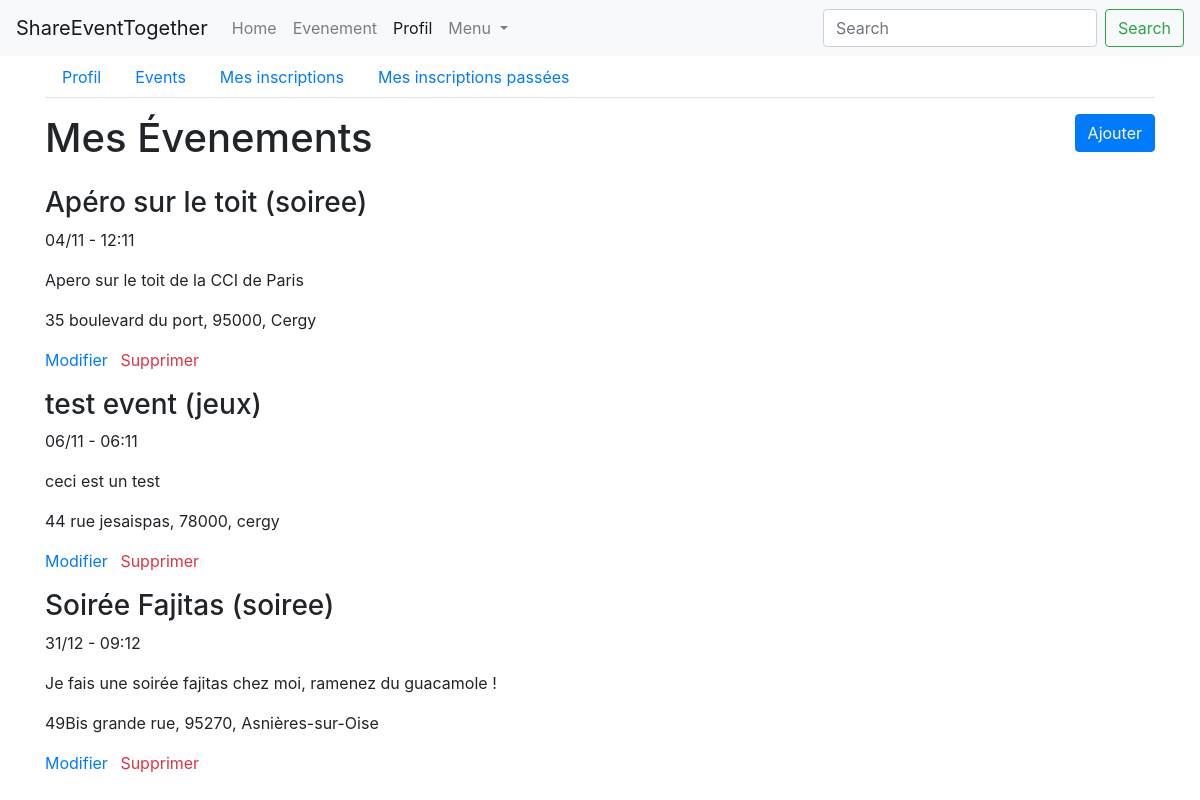
The page /profile/evenements (signed in) on the database as committed earlier.
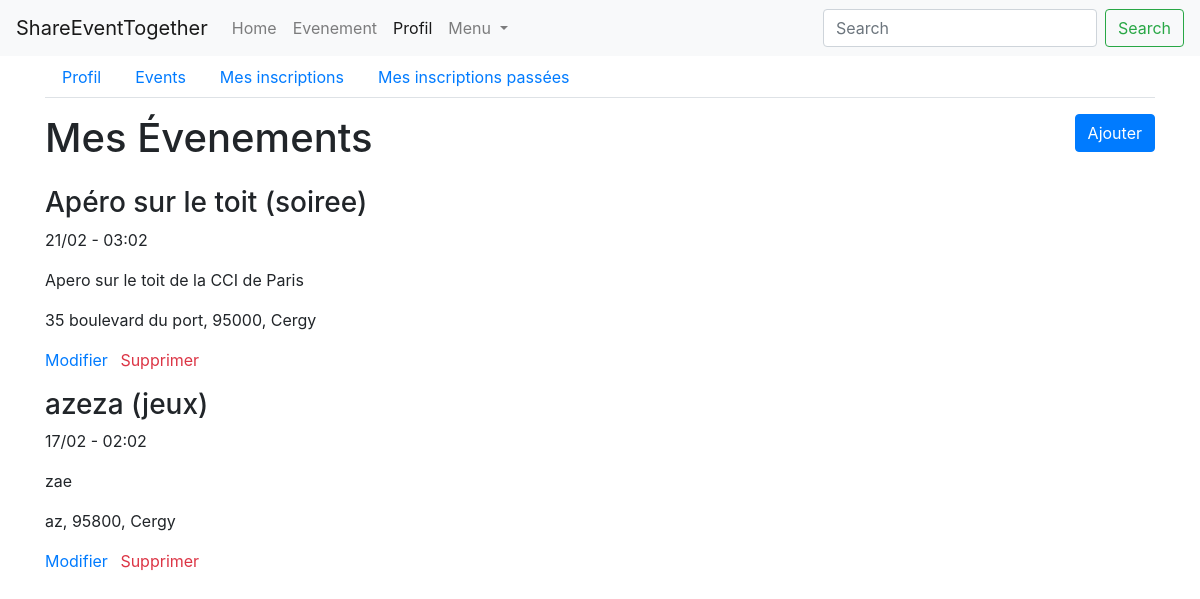
The same page on the database as committed later.
### events/models.py (models this page shows, shortened)
class Event(models.Model):
    PARTY_CATEGORY = 'soiree'
    GAME_CATEGORY = 'jeux'
    TOURISM_CATEGORY = 'tourisme'
    AREA_CATEGORY = 'plein air'
    CATEGORY_CHOICES = (
        (PARTY_CATEGORY, 'soiree'),
        (GAME_CATEGORY, 'jeux'),
        (TOURISM_CATEGORY, 'tourisme'),
        (AREA_CATEGORY, 'plein air')
    )
    person = models.ForeignKey('persons.Person', on_delete=models.CASCADE)
    title = models.CharField('titre', max_length=150)
    description = models.TextField('description')
    address = models.CharField('adresse', max_length=100)
    zip_code = models.IntegerField('code postal')
    city = models.CharField('ville', max_length=50)
    category = models.CharField('categorie', choices=CATEGORY_CHOICES, max_length=20)
    created_at = models.DateTimeField('crée à', auto_now=True)
    event_date = models.DateTimeField('date evenement', auto_now=False)

### events/views/events.py (the view)
# urls.py: path('profile/evenements', ProfileEventDetailsView.as_view(), name='profil-events'),
class ProfileEventDetailsView(PersonView):
    def get(self, request):
        user = request.user
        events = get_events_by_user(user)
        user = request.user
        context = {
            'user': user,
            'events': events,
            'navigation_items': navigation.navigation_items(navigation.NAV_PROFIL),
        }
        return render(request, 'persons/events/my_events_details.html', context)

### events/models_helpers.py (called while the page is built)
def get_events_by_user(user):
    return Event.objects.filter(person__user=user)

### events/navigation.py (called while the page is built)
def navigation_items(selected_item=None):
    items = []
    for name, shortcut in NAV_ITEMS:
        items.append({
            'name': name,
            'url': reverse(shortcut),
            'active': True if selected_item == name else False,
        })
    return items

### events/templates/persons/events/my_events_details.html (shortened to what this page needs)
{% extends 'persons/base_navbar.html' %}
{% block content %}
    <div class="row">
        <div class="col">
            <div class="row">
                <div class="col">
                    <ul class="nav nav-tabs">
                        <li class="nav-item">
                            <a class="nav-link" href="{% url 'profil' %}">Profil</a>
                        </li>
                        <li class="nav-item">
                            <a class="nav-link" href="{% url 'profil-events' %}">Events</a>
                        </li>
                        <li class="nav-item">
                            <a class="nav-link" href="{% url 'profil-registered_events' %}">Mes inscriptions</a>
                        </li>
                        <li class="nav-item">
                            <a class="nav-link" href="{% url 'profil-finished-events' %}">Mes inscriptions passées</a>
                        </li>
                    </ul>
                </div>
            </div>
            <div class="row">
                <div class="col mt-3">
                    <div class="row">
                        <h1 class="col-md-7">Mes Évenements</h1>
                        <div class="col-md-5 text-right">
                            {% if user.pk %}
                                <a class="btn btn-primary" href="{% url 'create-event' %}">Ajouter</a>
                            {% endif %}
                        </div>
                    </div>
                    {% for event in events %}
                        <div class="row ">
                            <div class="col">
                                <h3 class="col-md-12 p-0 mt-3">{{ event.title }} ({{ event.category }})</h3>
                                <p>{{ event.event_date|date:'d/m - h:m' }}</p>
                                <p>{{ event.description }}</p>
                                <p>{{ event.address }}, {{ event.zip_code }}, {{ event.city }}</p>
                                <a href="{% url 'edit-event' event.pk %}" class="text-primary mr-2">Modifier</a>
                                <a href="{% url 'delete-event' event.pk %}" class="text-danger" data-toggle="modal"
                                   data-target="#close_modal">Supprimer</a>
                            </div>
                        </div>
                    {% empty %}
                        <p>Il n'y a pas d'évenements pour le moment</p>
                    {% endfor %}
                </div>
            </div>
        </div>
    </div>
{% endblock %}

Rows that differ between the two databases and show on the page:
no longer on this page (row edited): Event: title "test event", category "jeux", event_date "06/11 - 06:11", description "ceci est un test", address "44 rue jesaispas", zip_code "78000", city "cergy"
no longer on this page (row edited): Event: title "Soirée Fajitas", category "soiree", event_date "31/12 - 09:12", description "Je fais une soirée fajitas chez moi, ramenez du guacamole !", address "49Bis grande rue", zip_code "95270", city "Asnières-sur-Oise"
changed Event "Apéro sur le toit": event_date "04/11 - 12:11" → "21/02 - 03:02"
added Event: title "azeza", category "jeux", event_date "17/02 - 02:02", description "zae", address "az", zip_code "95800", city "Cergy"
